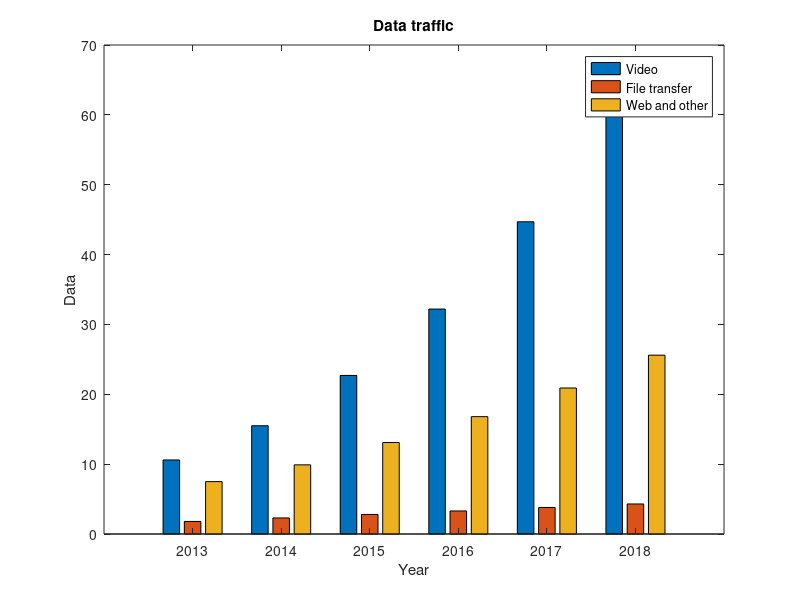

The MATLAB script that drew this image:
clear;
close all;
load datatraffic;

%Make bar plot of traffic with function of time
bar(years, traffic)
xlabel('Year');
ylabel('Data')
title('Data traffic')
legend('Video', 'File transfer', 'Web and other')
